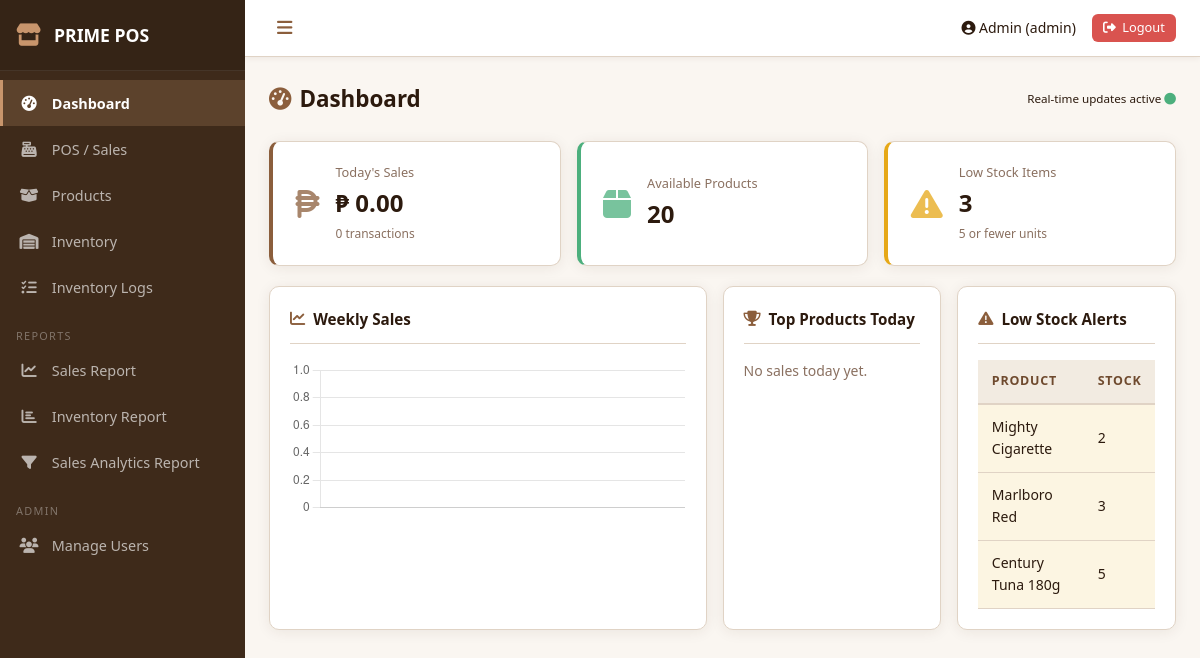
/dashboard.php (signed in), run on the app's committed database.
### tables this page shows
CREATE TABLE IF NOT EXISTS products (
    id INT AUTO_INCREMENT PRIMARY KEY,
    name VARCHAR(200) NOT NULL,
    price DECIMAL(10,2) NOT NULL DEFAULT 0.00,
    stock INT NOT NULL DEFAULT 0,
    category VARCHAR(100) NOT NULL DEFAULT 'General',
    status ENUM('available','unavailable') NOT NULL DEFAULT 'available',
    created_at TIMESTAMP DEFAULT CURRENT_TIMESTAMP,
    updated_at TIMESTAMP DEFAULT CURRENT_TIMESTAMP ON UPDATE CURRENT_TIMESTAMP
);

### functions/functions.php (called while the page is built, shortened)
<?php
function env(string $key, mixed $default = null): mixed {
    $val = $_ENV[$key] ?? getenv($key);
    return ($val !== false && $val !== '') ? $val : $default;
}
function e(mixed $value): string {
    return htmlspecialchars((string)$value, ENT_QUOTES, 'UTF-8');
}
function peso(float $amount): string {
    return '₱ ' . number_format($amount, 2);
}

### config/database.php (called while the page is built)
<?php
require_once __DIR__ . '/../functions/functions.php';
return [
    'host'     => env('DB_HOST', 'casestudy'),
    'dbname'   => env('DB_NAME', 'pos_db'),
    'user'     => env('DB_USER', 'root'),
    'password' => env('DB_PASS', ''),
    'port'     => (int) env('DB_PORT', 3306),
    'charset'  => 'utf8mb4',
];

### core/Database.php (called while the page is built, shortened)
<?php
class Database {
    private static ?PDO $instance = null;
    public static function getInstance(): PDO {
        if (self::$instance === null) {
            $config = require __DIR__ . '/../config/database.php';
            $dsn = sprintf(
                'mysql:host=%s;port=%d;dbname=%s;charset=%s',
                $config['host'],
                $config['port'],
                $config['dbname'],
                $config['charset']
            );
            $options = [
                PDO::ATTR_ERRMODE            => PDO::ERRMODE_EXCEPTION,
                PDO::ATTR_DEFAULT_FETCH_MODE => PDO::FETCH_ASSOC,
                PDO::ATTR_EMULATE_PREPARES   => false,
            ];
            try {
                self::$instance = new PDO($dsn, $config['user'], $config['password'], $options);
            } catch (PDOException $e) {
                die(json_encode(['error' => 'Database connection failed: ' . $e->getMessage()]));
            }
        }
        return self::$instance;
    }
    public static function query(string $sql, array $params = []): PDOStatement {
        $stmt = self::getInstance()->prepare($sql);
        $stmt->execute($params);
        return $stmt;
    }
    public static function fetch(string $sql, array $params = []): ?array {
        return self::query($sql, $params)->fetch() ?: null;
    }
    public static function fetchAll(string $sql, array $params = []): array {
        return self::query($sql, $params)->fetchAll();
    }
}

### config/pusher.php (called while the page is built)
<?php
require_once __DIR__ . '/../functions/functions.php';
return [
    'app_id'  => env('PUSHER_APP_ID'),
    'key'     => env('PUSHER_KEY'),
    'secret'  => env('PUSHER_SECRET'),
    'cluster' => env('PUSHER_CLUSTER', 'ap1'),
];

### dashboard.php (the view, shortened to what this page needs)
<?php
require_once __DIR__ . '/functions/functions.php';
require_once __DIR__ . '/core/Database.php';
$todaySales   = Database::fetch("SELECT COALESCE(SUM(total),0) AS total, COUNT(*) AS count FROM sales WHERE DATE(created_at) = CURDATE()");
$totalProducts = Database::fetch("SELECT COUNT(*) AS total FROM products WHERE status='available'");
$lowStock     = Database::fetchAll("SELECT * FROM products WHERE stock <= 5 AND status='available' ORDER BY stock ASC LIMIT 10");
$topProducts  = Database::fetchAll("SELECT p.name, SUM(si.quantity) AS sold FROM sales_items si JOIN products p ON p.id=si.product_id JOIN sales s ON s.id=si.sale_id WHERE DATE(s.created_at) = CURDATE() GROUP BY si.product_id ORDER BY sold DESC LIMIT 5");
$weekSales    = Database::fetchAll("SELECT DATE(created_at) AS day, SUM(total) AS total FROM sales WHERE created_at >= DATE_SUB(CURDATE(), INTERVAL 6 DAY) GROUP BY DATE(created_at) ORDER BY day ASC");
$config = require __DIR__ . '/config/pusher.php';
include __DIR__ . '/views/header.php';
?>
<div class="page-header">
    <h2><i class="fa-solid fa-gauge-high"></i> Dashboard</h2>
    <small>Real-time updates active <i class="fa-solid fa-circle text-success" id="pusher-dot"></i></small>
</div>
<div class="stats-grid">
    <div class="stat-card stat-blue">
        <div class="stat-icon"><i class="fa-solid fa-peso-sign"></i></div>
        <div class="stat-info">
            <p>Today's Sales</p>
            <h3 id="today-sales"><?= peso((float)$todaySales['total']) ?></h3>
            <small><?= (int)$todaySales['count'] ?> transactions</small>
        </div>
    </div>
    <div class="stat-card stat-green">
        <div class="stat-icon"><i class="fa-solid fa-box"></i></div>
        <div class="stat-info">
            <p>Available Products</p>
            <h3><?= (int)$totalProducts['total'] ?></h3>
        </div>
    </div>
    <div class="stat-card stat-orange">
        <div class="stat-icon"><i class="fa-solid fa-triangle-exclamation"></i></div>
        <div class="stat-info">
            <p>Low Stock Items</p>
            <h3><?= count($lowStock) ?></h3>
            <small>5 or fewer units</small>
        </div>
    </div>
</div>
<div class="dashboard-grid">
    <div class="card">
        <div class="card-header"><i class="fa-solid fa-chart-line"></i> Weekly Sales</div>
        <canvas id="salesChart" height="120"></canvas>
    </div>
    <div class="card">
        <div class="card-header"><i class="fa-solid fa-trophy"></i> Top Products Today</div>
        <?php if ($topProducts): ?>
        <table class="table">
            <thead><tr><th>Product</th><th>Sold</th></tr></thead>
            <tbody>
            <?php foreach ($topProducts as $p): ?>
                <tr><td><?= e($p['name']) ?></td><td><?= (int)$p['sold'] ?></td></tr>
            <?php endforeach; ?>
            </tbody>
        </table>
        <?php else: ?>
            <p class="text-muted">No sales today yet.</p>
        <?php endif; ?>
    </div>
    <div class="card">
        <div class="card-header"><i class="fa-solid fa-triangle-exclamation"></i> Low Stock Alerts</div>
        <?php if ($lowStock): ?>
        <table class="table">
            <thead><tr><th>Product</th><th>Stock</th></tr></thead>
            <tbody>
            <?php foreach ($lowStock as $p): ?>
                <tr class="<?= $p['stock'] == 0 ? 'row-danger' : 'row-warning' ?>">
                    <td><?= e($p['name']) ?></td>
                    <td id="stock-<?= $p['id'] ?>"><?= (int)$p['stock'] ?></td>
                </tr>
            <?php endforeach; ?>
            </tbody>
        </table>
        <?php else: ?>
            <p class="text-muted">All stocks are sufficient.</p>
        <?php endif; ?>
    </div>
</div>
<script>
const weekData = <?= json_encode($weekSales) ?>;
const labels = weekData.map(d => d.day);
const values = weekData.map(d => parseFloat(d.total));
const ctx = document.getElementById('salesChart').getContext('2d');
new Chart(ctx, {
    type: 'bar',
    data: {
        labels,
        datasets: [{
            label: 'Sales (₱)',
            data: values,
            backgroundColor: 'rgba(139,94,60,.30)',
            borderColor: '#8B5E3C',
            borderWidth: 2,
            borderRadius: 6,
        }]
    },
    options: { responsive: true, plugins: { legend: { display: false } } }
});
// Pusher real-time
const pusher = new Pusher('<?= e($config['key']) ?>', { cluster: '<?= e($config['cluster']) ?>' });
const channel = pusher.subscribe('pos-channel');
channel.bind('pusher:subscription_succeeded', () => {
    document.getElementById('pusher-dot').style.color = 'limegreen';
});
channel.bind('sale-made', function(data) {
    const el = document.getElementById('stock-' + data.product_id);
    if (el) el.innerText = data.new_stock;
    const todayEl = document.getElementById('today-sales');
    if (data.today_total !== undefined) {
        todayEl.innerText = '₱ ' + parseFloat(data.today_total).toFixed(2).replace(/\d(?=(\d{3})+\.)/g, '$&,');
    }
    showToast('Sale recorded! Stock updated.', 'success');
});
</script>
<?php include __DIR__ . '/views/footer.php'; ?>

### assets/css/style.css (style rules this page uses)
:root { --primary: #8B5E3C; --primary-d: #6F4A2E; --primary-l: #A67C5B; --accent: #C8956C; --accent-l: #E8C4A0; --success: #4CAF7D; --success-bg: rgba(76,175,125,.12); --danger: #D9534F; --danger-bg: rgba(217,83,79,.10); --warning: #E6A817; --warning-bg: rgba(230,168,23,.12); --info: #5B8DB8; --bg: #FAF6F1; --bg-2: #F2EBE1; --sidebar-bg: #3E2A1A; --sidebar-w: 245px; --card-bg: #FFFFFF; --text: #2C1A0E; --text-muted: #8A7060; --border: #E0D3C5; --radius: 10px; --radius-sm: 6px; --shadow: 0 2px 14px rgba(62,42,26,.08); --shadow-md: 0 6px 24px rgba(62,42,26,.12); --font: 'Segoe UI', system-ui, sans-serif; --transition: .2s ease; }
*, *::before, *::after { box-sizing: border-box; margin: 0; padding: 0; }
body { font-family: var(--font); background: var(--bg); color: var(--text); font-size: 14px; line-height: 1.6; }
.page-header { display: flex; align-items: center; justify-content: space-between; margin-bottom: 1.5rem; }
.page-header h2 { font-size: 1.4rem; display: flex; align-items: center; gap: .5rem; color: var(--text); }
.page-header h2 i { color: var(--primary); }
.card { background: var(--card-bg); border-radius: var(--radius); box-shadow: var(--shadow); padding: 1.25rem; margin-bottom: 1rem; border: 1px solid var(--border); }
.card-header { font-weight: 600; margin-bottom: 1rem; display: flex; align-items: center; gap: .5rem; color: var(--text); border-bottom: 1px solid var(--border); padding-bottom: .75rem; font-size: .95rem; }
.card-header i { color: var(--primary); }
.stats-grid { display: grid; grid-template-columns: repeat(auto-fit, minmax(200px, 1fr)); gap: 1rem; margin-bottom: 1.25rem; }
.stat-card { background: #fff; border-radius: var(--radius); padding: 1.25rem 1.4rem; display: flex; align-items: center; gap: 1rem; box-shadow: var(--shadow); border: 1px solid var(--border); border-left: 4px solid; transition: box-shadow var(--transition); }
.stat-card.stat-blue { border-left-color: var(--primary); }
.stat-card.stat-green { border-left-color: var(--success); }
.stat-card.stat-orange { border-left-color: var(--warning); }
.stat-icon { font-size: 2rem; opacity: .75; }
.stat-blue .stat-icon { color: var(--primary); }
.stat-green .stat-icon { color: var(--success); }
.stat-orange .stat-icon { color: var(--warning); }
.stat-info p { color: var(--text-muted); font-size: .8rem; margin-bottom: .1rem; }
.stat-info h3 { font-size: 1.5rem; color: var(--text); }
.stat-info small { color: var(--text-muted); font-size: .75rem; }
.dashboard-grid { display: grid; grid-template-columns: 2fr 1fr 1fr; gap: 1rem; }
.table { width: 100%; border-collapse: collapse; }
.table th { background: var(--bg-2); font-weight: 600; text-align: left; padding: .7rem .85rem; font-size: .78rem; text-transform: uppercase; letter-spacing: .06em; border-bottom: 2px solid var(--border); color: var(--primary-d); }
.table td { padding: .7rem .85rem; border-bottom: 1px solid var(--border); vertical-align: middle; }
.row-warning { background: var(--warning-bg) !important; }
.text-muted { color: var(--text-muted); }
.text-success { color: var(--success); }

### data on the page
products: name "Mighty Cigarette", stock "2"
products: name "Marlboro Red", stock "3"
products: name "Century Tuna 180g", stock "5"

### other printed values
$user['first_name'] "Admin"
$user['role'] "admin"
peso((float)$todaySales['total']) "₱ 0.00"
$todaySales['count'] "0"
$totalProducts['total'] "20"
count($lowStock) "3"
